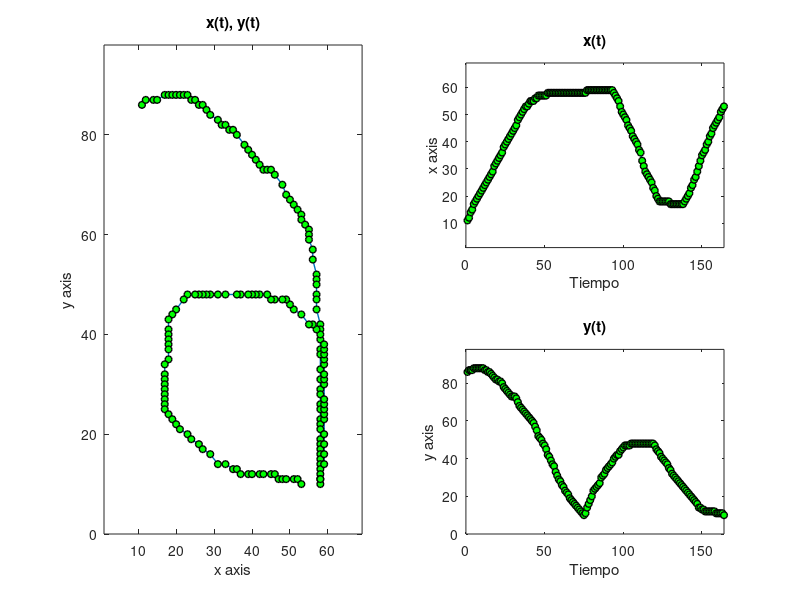

Here is the MATLAB script that generated this plot:
% Letra a
 A = [ 11 11; 12 10; 14 10; 15 10; 17 9; 18 9; 19 9; 20 9; 21 9; 22 9; 23 9; 24 10; 25 10; 26 11; 27 11; 28 12; 29 13; 31 14; 32 15; 33 15; 34 16; 35 16; 36 17; 38 19; 39 20; 40 21; 41 22; 42 23; 43 24; 44 24; 45 24; 46 25; 48 27; 49 29; 50 30; 51 31; 52 32; 53 33; 53 34; 54 35; 55 36; 55 37; 55 38; 56 40; 56 42; 57 45; 57 46; 57 47; 57 49; 57 50; 57 52; 58 55; 58 56; 58 58; 58 60; 58 61; 58 64; 58 66; 58 68; 58 69; 58 71; 58 72; 58 74; 58 75; 58 76; 58 78; 58 79; 58 80; 58 81; 58 82; 58 83; 58 84; 58 85; 58 86; 58 87; 58 86; 59 83; 59 81; 59 79; 59 77; 59 74; 59 73; 59 72; 59 71; 59 70; 59 67; 59 66; 59 65; 59 63; 59 62; 59 61; 59 60; 59 59; 58 57; 57 56; 56 55; 55 55; 53 53; 51 52; 50 51; 49 50; 48 50; 46 50; 45 50; 44 49; 42 49; 41 49; 40 49; 39 49; 37 49; 36 49; 33 49; 31 49; 29 49; 28 49; 27 49; 26 49; 25 49; 23 49; 22 50; 20 52; 19 53; 18 54; 18 56; 18 57; 18 58; 18 59; 18 60; 18 62; 17 63; 17 65; 17 66; 17 67; 17 68; 17 69; 17 70; 17 71; 17 72; 18 73; 19 74; 20 75; 21 76; 23 77; 24 78; 26 79; 27 80; 29 81; 31 83; 33 83; 35 84; 36 84; 37 85; 39 85; 40 85; 42 85; 43 85; 45 85; 46 85; 47 86; 48 86; 49 86; 51 86; 52 86; 53 87 ];
%  A = [ 259 249; 262 249; 265 249; 268 249; 273 249; 277 249; 280 249; 284 250; 290 252; 292 253; 295 253; 296 254; 298 256; 300 257; 302 259; 303 260; 304 262; 306 264; 307 267; 308 269; 309 271; 310 273; 311 276; 312 278; 313 281; 315 284; 315 287; 316 290; 317 293; 318 296; 318 298; 318 301; 319 304; 319 305; 319 308; 319 310; 319 314; 320 317; 320 320; 320 323; 320 325; 320 329; 321 330; 321 332; 321 333; 321 336; 321 338; 321 339; 321 340; 321 341; 321 342; 321 343; 321 342; 321 340; 321 338; 321 336; 321 334; 321 333; 321 330; 321 328; 321 326; 321 324; 321 322; 321 320; 320 318; 320 316; 320 313; 320 312; 320 311; 320 309; 320 307; 320 306; 320 304; 320 302; 320 301; 317 300; 316 299; 315 298; 314 297; 313 297; 312 296; 311 296; 308 295; 307 295; 305 295; 302 295; 300 295; 299 294; 297 294; 296 294; 295 294; 293 294; 292 294; 291 294; 289 296; 288 297; 286 299; 286 301; 285 302; 284 304; 283 305; 283 307; 283 308; 282 310; 282 311; 281 313; 280 314; 280 315; 280 316; 280 317; 280 319; 280 320; 280 322; 280 324; 280 325; 280 326; 280 327; 281 328; 282 329; 283 330; 284 331; 285 332; 286 333; 287 334; 288 335; 289 336; 290 338; 291 339; 293 340; 294 341; 296 341; 297 342; 299 343; 301 343; 302 344; 303 344; 304 345; 305 345; 307 345; 308 345; 310 345; 311 345; 313 345; 314 345; 315 345; 316 345; 317 345; 318 345 ];
%  A = [ 281 126; 282 126; 283 126; 284 126; 286 126; 288 126; 291 126; 294 125; 298 124; 301 124; 306 124; 310 124; 313 124; 317 124; 320 124; 323 124; 325 124; 327 124; 328 124; 331 124; 332 124; 334 124; 336 125; 339 127; 341 129; 343 131; 346 134; 348 137; 351 141; 353 144; 355 147; 358 151; 360 155; 362 158; 364 162; 367 167; 368 170; 371 175; 371 178; 373 182; 375 187; 376 191; 377 194; 378 197; 379 199; 379 203; 381 207; 382 212; 382 216; 383 220; 384 225; 384 226; 384 228; 384 230; 385 232; 385 234; 386 236; 386 239; 386 241; 386 242; 386 243; 386 244; 386 245; 386 246; 386 247; 386 248; 386 250; 386 252; 386 253; 386 255; 386 256; 386 258; 386 259; 386 261; 386 263; 386 264; 386 263; 386 261; 386 258; 386 254; 386 251; 386 249; 386 246; 386 244; 386 243; 385 241; 385 239; 385 237; 384 235; 384 233; 384 231; 384 229; 384 228; 383 227; 383 225; 382 224; 381 221; 381 220; 379 218; 378 216; 377 214; 376 213; 375 212; 375 211; 374 210; 372 208; 371 207; 370 205; 369 204; 368 203; 367 202; 365 201; 363 200; 362 199; 360 199; 358 198; 355 197; 352 197; 349 197; 345 196; 342 196; 339 195; 338 195; 336 195; 334 195; 333 195; 332 195; 329 195; 327 195; 324 195; 321 195; 320 195; 318 195; 316 196; 313 198; 311 199; 309 201; 308 202; 306 203; 305 204; 305 205; 303 206; 303 208; 302 210; 302 213; 302 215; 302 217; 302 220; 302 222; 302 223; 302 226; 302 227; 302 228; 302 229; 302 233; 302 236; 303 237; 304 238; 305 239; 306 241; 306 242; 307 243; 308 244; 309 245; 310 246; 311 247; 313 249; 313 250; 314 251; 315 252; 316 253; 317 253; 319 254; 321 255; 322 255; 324 256; 327 257; 329 258; 331 259; 332 259; 334 259; 335 260; 337 260; 339 260; 341 261; 344 262; 346 262; 348 263; 349 263; 350 263; 352 263; 354 263; 355 263; 356 263; 357 264; 358 264; 359 264; 360 264; 361 264; 362 264; 363 264; 364 264; 365 264; 366 265; 367 265; 368 265; 369 265; 370 265; 371 265; 372 266; 373 266; 374 266; 375 266; 377 267; 378 267; 379 267; 380 267; 381 267; 382 267; 383 267; 382 266 ];

x = A(:,1)';
y = A(:,2)';
 
%  Traslado
y = -y + max(y) + 10;


subplot(2,2,[1 3])
plot( x, y, '-o', 'LineWidth', 1,  ...
            'MarkerEdgeColor','k', ...
            'MarkerFaceColor','g', ...
            'MarkerSize', 5)
axis([min(x)-10 max(x)+10 min(y)-10 max(y)+10]);        
title('{x(t), y(t)}');
xlabel('x axis');
ylabel('y axis');

subplot(2,2,2)
plot( x, '-o', 'LineWidth', 1,  ...
         'MarkerEdgeColor','k', ...
         'MarkerFaceColor','g', ...
         'MarkerSize', 5)
axis([0 length(x) min(x)-10 max(x)+10]);
title('x(t)');
xlabel('Tiempo');
ylabel('x axis');

subplot(2,2,4)
plot( y, '-o', 'LineWidth', 1,  ...
         'MarkerEdgeColor','k', ...
         'MarkerFaceColor','g', ...
         'MarkerSize', 5)
axis([0 length(y) min(y)-10 max(y)+10]);
title('y(t)');
xlabel('Tiempo');
ylabel('y axis');


